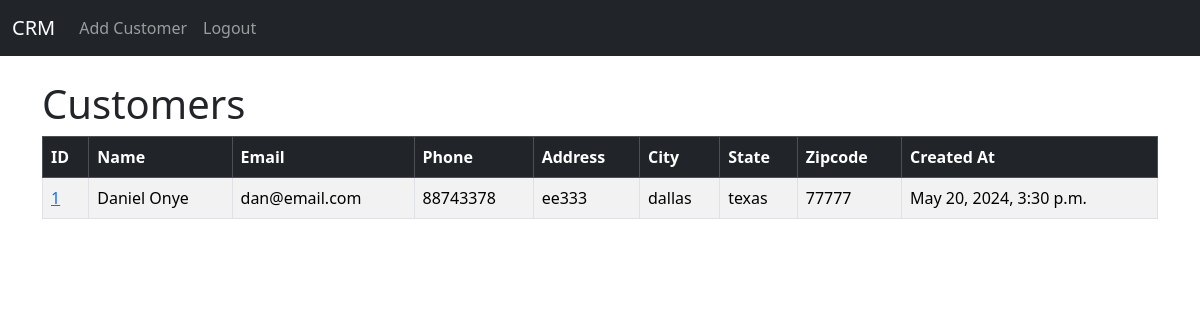
Page / (signed in) on the earlier database version.
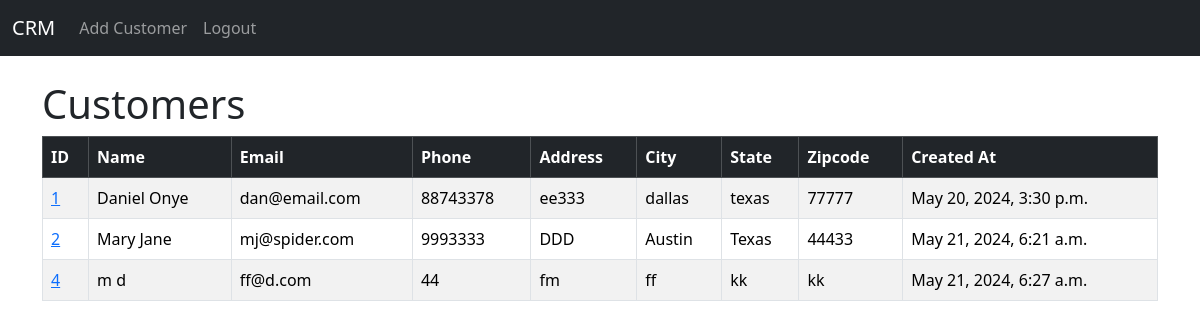
Same page on the later database version.
### website/models.py (models this page shows, shortened)
class Customer(models.Model):
    first_name = models.CharField(max_length=50)
    last_name = models.CharField(max_length=50)
    email = models.EmailField(max_length=50)
    phone = models.CharField(max_length=10)
    address = models.CharField(max_length=50)
    city = models.CharField(max_length=50)
    state = models.CharField(max_length=10)
    zipcode = models.CharField(max_length=10)
    created_at = models.DateTimeField(auto_now_add=True)

### website/views.py (the view)
# urls.py: 2. Add a URL to urlpatterns:  path('', views.home, name='home')
def home(request):
    customers = models.Customer.objects.all()
    if request.method == "POST":
        username = request.POST['username']
        password = request.POST['password']
        user = authenticate(request, username=username, password=password)
        if user is not None:
            login(request, user)
            messages.success(request, 'You have successfully logged in!')
            return redirect('website:home')
        else:
            messages.success(request, 'There was an error logging in... Please Try again!')
            return redirect('website:home')
    else:
        return render(request, 'website/home.html', {
            "customers": customers
        })

### website/templates/website/home.html (shortened to what this page needs)
{% extends "website/base.html" %}
{% block content %}
    {% if user.is_authenticated %}
        <h1>Customers</h1>
        <table class="table table-bordered table-striped table-hover">
            <thead class="table-dark">
                <tr>
                <th scope="col">ID</th>
                <th scope="col">Name</th>
                <th scope="col">Email</th>
                <th scope="col">Phone</th>
                <th scope="col">Address</th>
                <th scope="col">City</th>
                <th scope="col">State</th>
                <th scope="col">Zipcode</th>
                <th scope="col">Created At</th>
                </tr>
            </thead>
            <tbody>
                {% if customers %}
                    {% for customer in customers %}
                        <tr>
                            <td><a href="{% url 'website:customer' customer.id %}">{{customer.id}}</a></td>
                            <td>{{customer.first_name}} {{customer.last_name}}</td>
                            <td>{{customer.email}}</td>
                            <td>{{customer.phone}}</td>
                            <td>{{customer.address}}</td>
                            <td>{{customer.city}}</td>
                            <td>{{customer.state}}</td>
                            <td>{{customer.zipcode}}</td>
                            <td>{{customer.created_at}}</td>
                        </tr>
                    {% endfor %}
                {% endif %}
            </tbody>
            </table>
    {% endif %}
{% endblock content %}

### website/templates/website/base.html (shortened to what this page needs)
<!doctype html>
<html lang="en">
  <head>
    <link href="https://cdn.jsdelivr.net/npm/bootstrap@5.3.3/dist/css/bootstrap.min.css" rel="stylesheet">
  </head>
  <body>
    {% include "website/navbar.html" %}
    <div class="container">
        <br>
        {% block content %}
        {% endblock content %}
    </div>
  </body>
</html>

### website/templates/website/navbar.html (shortened to what this page needs)
<nav class="navbar navbar-expand-lg navbar-dark bg-dark">
    <div class="container-fluid">
      <a class="navbar-brand" href="{% url 'website:home' %}">CRM</a>
      <div class="collapse navbar-collapse" id="navbarSupportedContent">
        <ul class="navbar-nav me-auto mb-2 mb-lg-0">
          {% if user.is_authenticated %}
            <li class="nav-item">
              <a class="nav-link" href="{% url 'website:add' %}">Add Customer</a>
            </li>
            <li class="nav-item">
              <a class="nav-link" href="{% url 'website:logout' %}">Logout</a>
            </li>
          {% endif %}
        </ul>
      </div>
    </div>
  </nav>

Differences in the rows shown:
added Customer: id "2", first_name "Mary", last_name "Jane", email "mj@spider.com", phone "9993333", address "DDD", city "Austin", state "Texas", zipcode "44433", created_at "May 21, 2024, 6:21 a.m."
added Customer: id "4", first_name "m", last_name "d", email "ff@d.com", phone "44", address "fm", city "ff", state "kk", zipcode "kk", created_at "May 21, 2024, 6:27 a.m."
